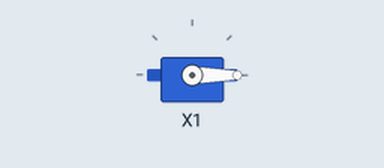
This program was run on a simulated pyboard running MicroPython. Parts: servo. Random numbers come from a fixed seed; what the program prints to the serial console is not drawn.

Above: at 0.1 s.
Timing chart, 0 to 38.5 s (numbered marks = the images above):
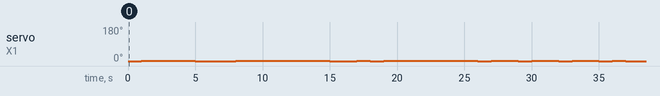

The program:

ServoGetAngle.py
```python
import pyb

servo = pyb.Servo(1) # id can be 1-4 (corresponds to pins X1 - X4)

while True:
  # generates a random 30-bit number
  # dividing so we get a smaller number to work with roughly 0 - 200
  random_angle = pyb.rng() // 5500000

  # subtracting by 90 to bring range to roughly between -90 and 90
  # since many common servos have a range between -90 and 90 degrees
  random_angle -= 90

  #set servo's position immediately to random_angle
  servo.angle(random_angle) # in degrees

  pyb.delay(500) # wait half a second

  print(servo.angle()) # prints the servo's current position

  pyb.delay(500)
```

Measured:
- by itself, servo on X1: 0° → 1° at 1.0 s, → 2° 1.0 s later, → 0° 3.0 s later, → 1° 3.0 s later, … (24 changes in this stretch)
